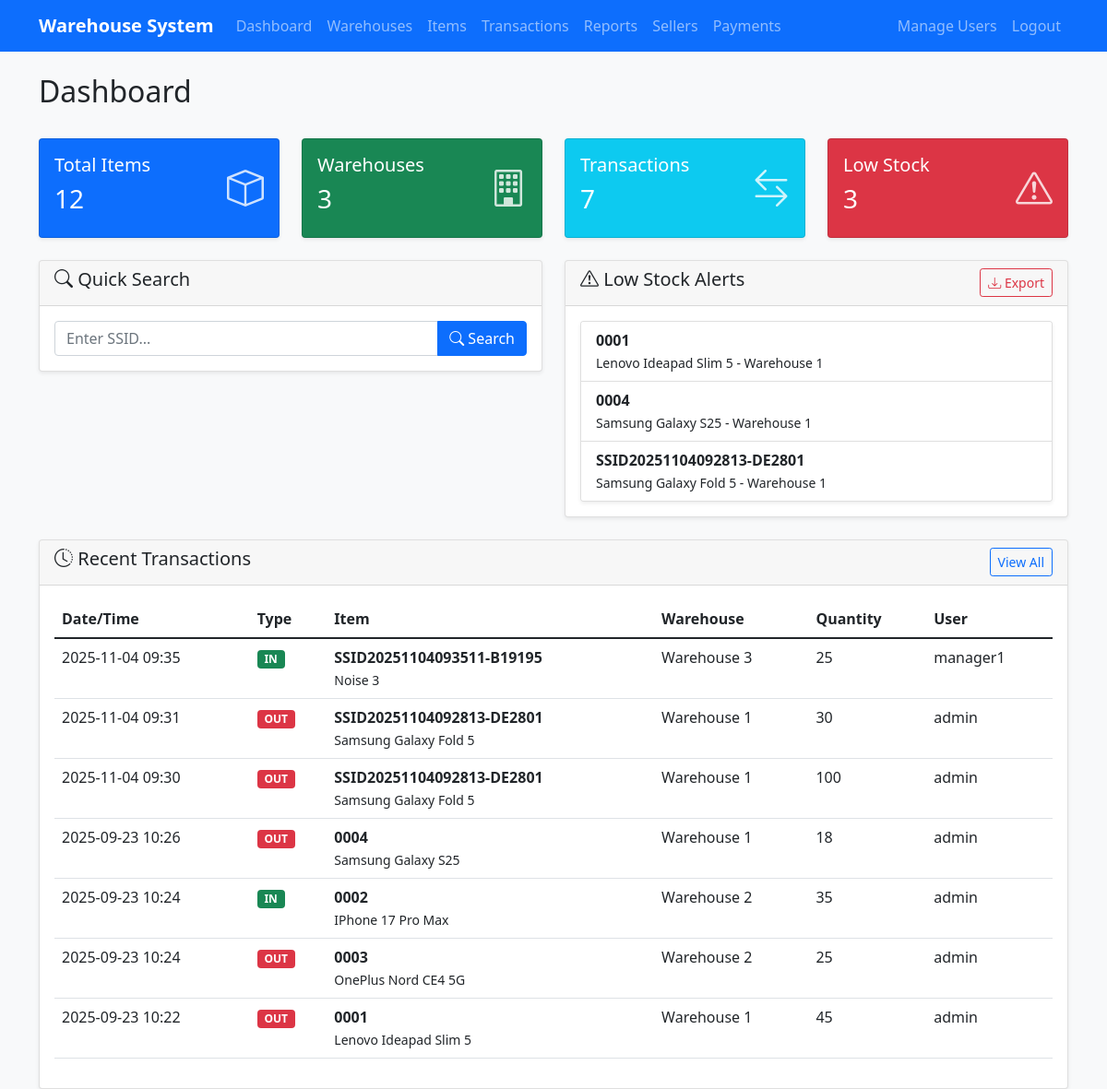
The page /dashboard (signed in) on the database its author committed.
### app/models.py (models this page shows, shortened)
class Item(db.Model):
    id = db.Column(db.Integer, primary_key=True)
    ssid = db.Column(db.String(50), unique=True, nullable=False)
    name = db.Column(db.String(200), nullable=False)
    description = db.Column(db.Text, nullable=True)
    unit = db.Column(db.String(20), nullable=False, default='pcs')
    current_stock = db.Column(db.Integer, default=0)
    reorder_level = db.Column(db.Integer, default=10)
    unit_price = db.Column(db.Numeric(10, 2), default=0)
    created_at = db.Column(db.DateTime, default=datetime.utcnow)
    updated_at = db.Column(db.DateTime, default=datetime.utcnow, onupdate=datetime.utcnow)
    warehouse_id = db.Column(db.Integer, db.ForeignKey('warehouse.id'), nullable=False)
    category_id = db.Column(db.Integer, db.ForeignKey('category.id'), nullable=False)
    transactions = db.relationship(
        'Transaction',
        backref='item',
        lazy=True,
        cascade='all, delete-orphan'
    )

class Warehouse(db.Model):
    id = db.Column(db.Integer, primary_key=True)
    name = db.Column(db.String(100), nullable=False)
    location = db.Column(db.String(200), nullable=True)
    description = db.Column(db.Text, nullable=True)
    created_at = db.Column(db.DateTime, default=datetime.utcnow)
    items = db.relationship('Item', backref='warehouse', lazy=True, cascade='all, delete-orphan')
    transactions = db.relationship('Transaction', backref='warehouse', lazy=True)

class Transaction(db.Model):
    id = db.Column(db.Integer, primary_key=True)
    transaction_type = db.Column(db.Enum(TransactionType), nullable=False)
    quantity = db.Column(db.Integer, nullable=False)
    notes = db.Column(db.Text, nullable=True)
    created_at = db.Column(db.DateTime, default=datetime.utcnow)
    item_id = db.Column(db.Integer, db.ForeignKey('item.id'), nullable=False)
    warehouse_id = db.Column(db.Integer, db.ForeignKey('warehouse.id'), nullable=False)
    user_id = db.Column(db.Integer, db.ForeignKey('user.id'), nullable=False)

class User(UserMixin, db.Model):
    id = db.Column(db.Integer, primary_key=True)
    username = db.Column(db.String(80), unique=True, nullable=False)
    email = db.Column(db.String(120), unique=True, nullable=False)
    password_hash = db.Column(db.String(120), nullable=False)
    role = db.Column(db.Enum(Role), nullable=False, default=Role.STAFF)
    created_at = db.Column(db.DateTime, default=datetime.utcnow)
    is_active = db.Column(db.Boolean, default=True)
    transactions = db.relationship('Transaction', backref='user', lazy=True)
    def can_manage_users(self):
        return self.role == Role.ADMIN

### app/main/routes.py (the view)
@bp.route('/')
@bp.route('/dashboard')
@login_required
def dashboard():
    low_stock_items = Item.query.filter(Item.current_stock <= Item.reorder_level).all()
    recent_transactions = Transaction.query.order_by(desc(Transaction.created_at)).limit(10).all()
    total_items = Item.query.count()
    total_warehouses = Warehouse.query.count()
    total_transactions = Transaction.query.count()
    search_form = SearchForm()
    return render_template('main/dashboard.html',
                         low_stock_items=low_stock_items,
                         recent_transactions=recent_transactions,
                         total_items=total_items,
                         total_warehouses=total_warehouses,
                         total_transactions=total_transactions,
                         search_form=search_form)

### app/main/forms.py
class SearchForm(FlaskForm):
    ssid = StringField('Search by SSID', validators=[DataRequired()])
    submit = SubmitField('Search')

### app.py (called while the page is built, shortened)
@app.before_request
def create_tables():
    db.create_all()

### app/templates/main/dashboard.html (shortened to what this page needs)
{% extends "base.html" %}
{% block content %}
<div class="row mb-4">
    <div class="col-md-12">
        <h2>Dashboard</h2>
    </div>
</div>
<div class="row mb-4">
    <div class="col-md-3">
        <div class="card text-white bg-primary">
            <div class="card-body">
                <div class="d-flex justify-content-between">
                    <div>
                        <h5>Total Items</h5>
                        <h3>{{ total_items }}</h3>
                    </div>
                    <div class="align-self-center">
                        <i class="bi bi-box fs-1"></i>
                    </div>
                </div>
            </div>
        </div>
    </div>
    <div class="col-md-3">
        <div class="card text-white bg-success">
            <div class="card-body">
                <div class="d-flex justify-content-between">
                    <div>
                        <h5>Warehouses</h5>
                        <h3>{{ total_warehouses }}</h3>
                    </div>
                    <div class="align-self-center">
                        <i class="bi bi-building fs-1"></i>
                    </div>
                </div>
            </div>
        </div>
    </div>
    <div class="col-md-3">
        <div class="card text-white bg-info">
            <div class="card-body">
                <div class="d-flex justify-content-between">
                    <div>
                        <h5>Transactions</h5>
                        <h3>{{ total_transactions }}</h3>
                    </div>
                    <div class="align-self-center">
                        <i class="bi bi-arrow-left-right fs-1"></i>
                    </div>
                </div>
            </div>
        </div>
    </div>
    <div class="col-md-3">
        <div class="card text-white bg-{{ 'danger' if low_stock_items else 'secondary' }}">
            <div class="card-body">
                <div class="d-flex justify-content-between">
                    <div>
                        <h5>Low Stock</h5>
                        <h3>{{ low_stock_items|length }}</h3>
                    </div>
                    <div class="align-self-center">
                        <i class="bi bi-exclamation-triangle fs-1"></i>
                    </div>
                </div>
            </div>
        </div>
    </div>
</div>
<div class="row">
    <div class="col-md-6">
        <div class="card mb-4">
            <div class="card-header">
                <h5><i class="bi bi-search"></i> Quick Search</h5>
            </div>
            <div class="card-body">
                <form id="searchForm">
                    <div class="input-group">
                        <input type="text" class="form-control" id="ssidSearch" placeholder="Enter SSID...">
                        <button class="btn btn-primary" type="submit">
                            <i class="bi bi-search"></i> Search
                        </button>
                    </div>
                </form>
            </div>
        </div>
    </div>
    <div class="col-md-6">
        <div class="card mb-4">
            <div class="card-header d-flex justify-content-between align-items-center">
                <h5><i class="bi bi-exclamation-triangle"></i> Low Stock Alerts</h5>
                {% if low_stock_items %}
                <a href="{{ url_for('reports.export_low_stock') }}" class="btn btn-sm btn-outline-danger">
                    <i class="bi bi-download"></i> Export
                </a>
                {% endif %}
            </div>
            <div class="card-body">
                {% if low_stock_items %}
                    <div class="card">
                        <div class="list-group list-group-flush">
                            {% for item in low_stock_items[:5] %}
                            <div class="list-group-item d-flex justify-content-between align-items-center">
                                <div>
                                    <strong>{{ item.ssid }}</strong><br>
                                    <small>{{ item.name }} - {{ item.warehouse.name }}</small>
                                </div>
                            </div>
                            {% endfor %}
                        </div>
                    </div>
                    {% else %}
                    <div class="text-center text-muted">
                        <i class="bi bi-check-circle fs-1"></i>
                        <p>No low stock items</p>
                    </div>
                    {% endif %}
            </div>
        </div>
    </div>
</div>
<div class="row">
    <div class="col-12">
        <div class="card">
            <div class="card-header d-flex justify-content-between align-items-center">
                <h5><i class="bi bi-clock-history"></i> Recent Transactions</h5>
                <a href="{{ url_for('transactions.list_transactions') }}" class="btn btn-sm btn-outline-primary">
                    View All
                </a>
            </div>
            <div class="card-body">
                {% if recent_transactions %}
                <div class="table-responsive">
                    <table class="table table-hover">
                        <thead>
                            <tr>
                                <th>Date/Time</th>
                                <th>Type</th>
                                <th>Item</th>
                                <th>Warehouse</th>
                                <th>Quantity</th>
                                <th>User</th>
                            </tr>
                        </thead>
                        <tbody>
                            {% for transaction in recent_transactions %}
                            <tr>
                                <td>{{ transaction.created_at.strftime('%Y-%m-%d %H:%M') }}</td>
                                <td>
                                    <span class="badge bg-{{ 'success' if transaction.transaction_type.value == 'in' else 'danger' if transaction.transaction_type.value == 'out' else 'warning' }}">
                                        {{ transaction.transaction_type.value.upper() }}
                                    </span>
                                </td>
                                <td>
                                    <strong>{{ transaction.item.ssid }}</strong><br>
                                    <small>{{ transaction.item.name }}</small>
                                </td>
                                <td>{{ transaction.warehouse.name }}</td>
                                <td>{{ transaction.quantity }}</td>
                                <td>{{ transaction.user.username }}</td>
                            </tr>
                            {% endfor %}
                        </tbody>
                    </table>
                </div>
                {% else %}
                <div class="text-center text-muted">
                    <i class="bi bi-journal-x fs-1"></i>
                    <p>No recent transactions</p>
                </div>
                {% endif %}
            </div>
        </div>
    </div>
</div>
{% endblock %}

### static/css/custom.css (style rules this page uses)
body { background-color: #f8f9fa; }
.card { box-shadow: 0 0.125rem 0.25rem rgba(0, 0, 0, 0.075); border: 1px solid rgba(0, 0, 0, 0.125); }
.bg-primary .fs-1 { opacity: 0.8; }
.bg-success .fs-1 { opacity: 0.8; }
.bg-info .fs-1 { opacity: 0.8; }
.bg-danger .fs-1 { opacity: 0.8; }

### rows shown on the page
Item: ssid "0001", name "Lenovo Ideapad Slim 5", warehouse.name "Warehouse 1"
Item: ssid "0004", name "Samsung Galaxy S25", warehouse.name "Warehouse 1"
Item: ssid "SSID20251104092813-DE2801", name "Samsung Galaxy Fold 5", warehouse.name "Warehouse 1"

### other values the page prints
{{ total_items }} "12"
{{ total_warehouses }} "3"
{{ total_transactions }} "7"
{{ low_stock_items|length }} "3"
